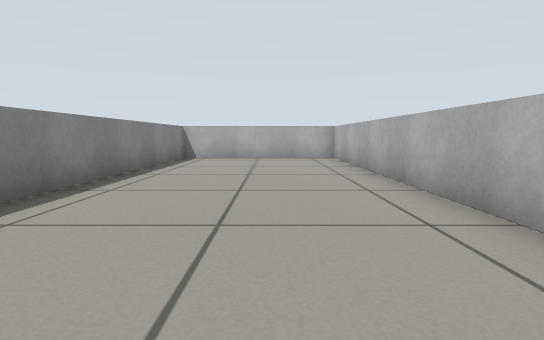
[1] (above)

19 first-person views from a walk through a Gazebo world. The camera is 0.42 m above the floor, tilts 6° down and sees 80° across. The floor is counted in squares, 0.5 m on a side. Each view is taken from the middle of a square. On the plan, view 1 faces up. The plan holds only what a view shows up to about 11 squares ahead; the rest is blank.

[2]
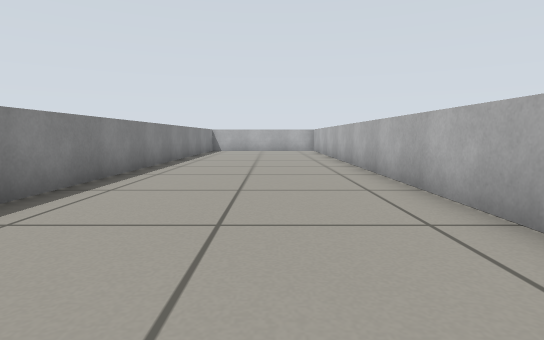

[3]
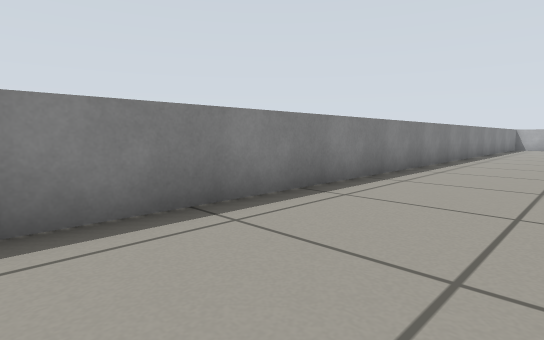

[4]
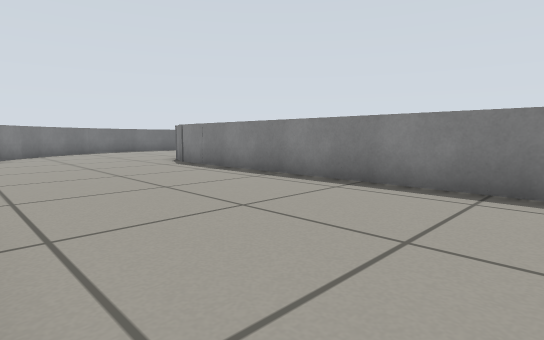

[5]
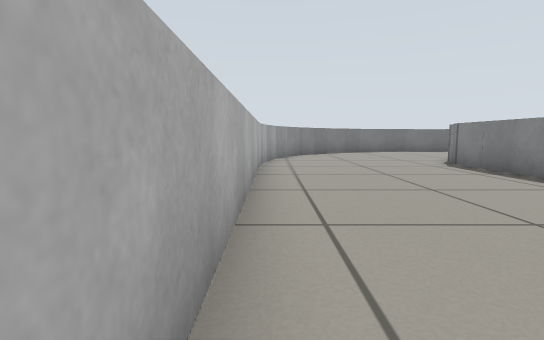

[6]
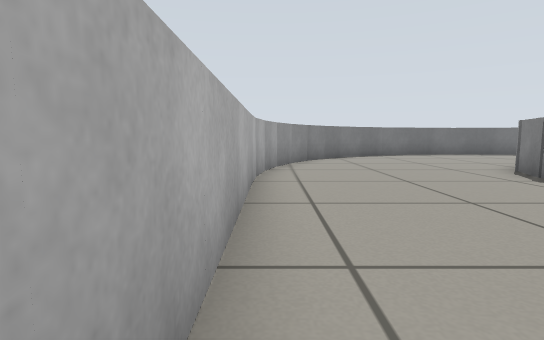

[7]
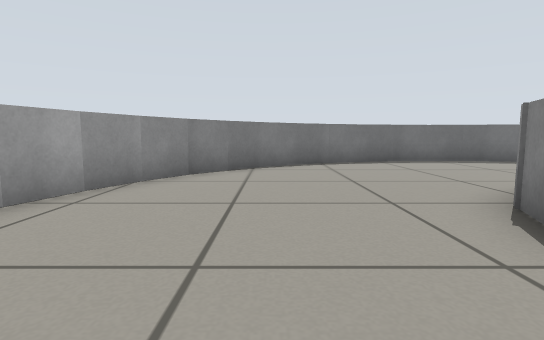

[8]
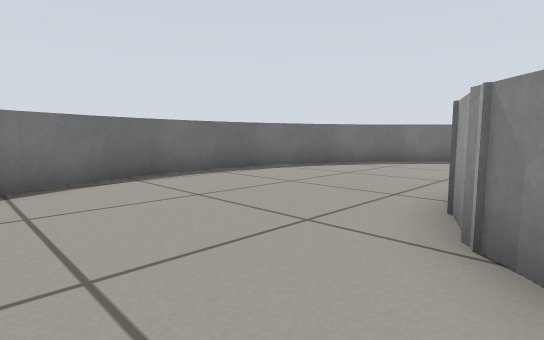

[9]
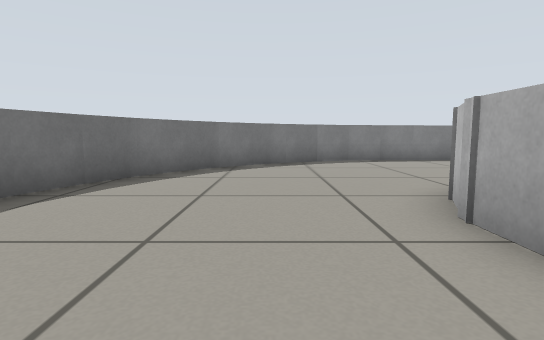

[10]
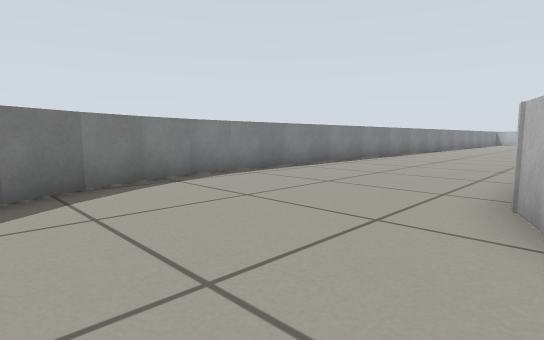

[11]
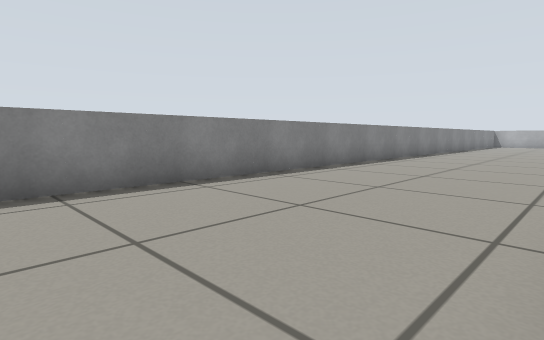

[12]
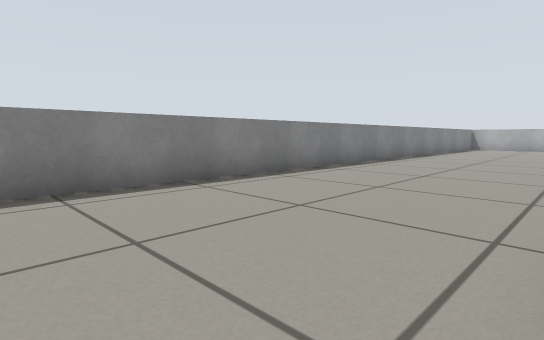

[13]
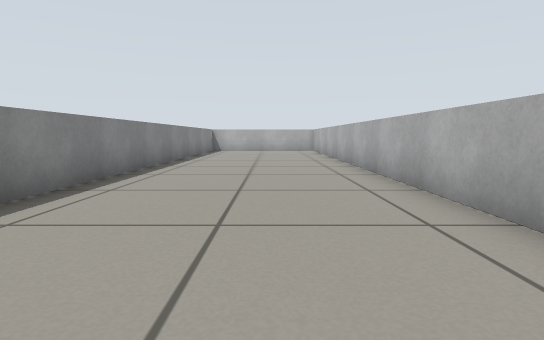

[14]
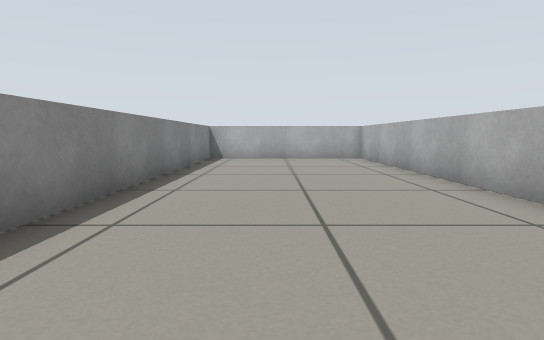

[15]
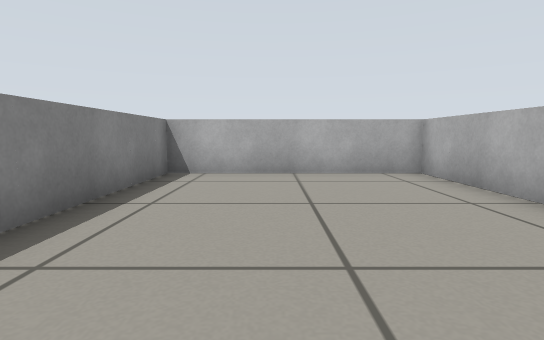

[16]
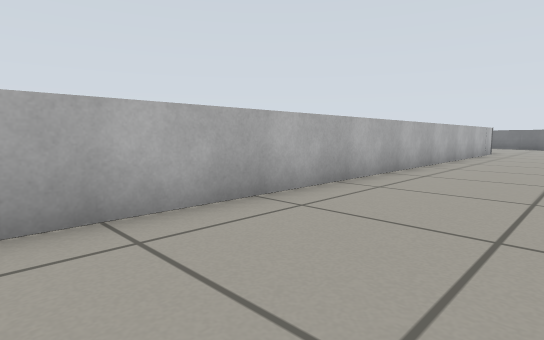

[17]
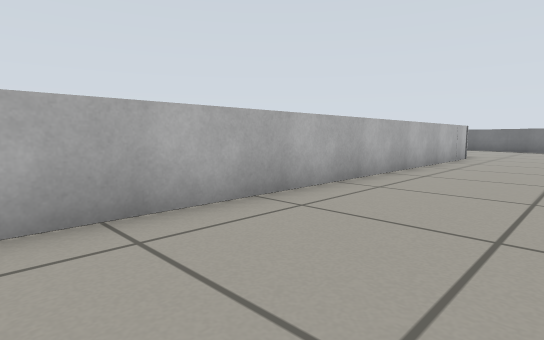

[18]
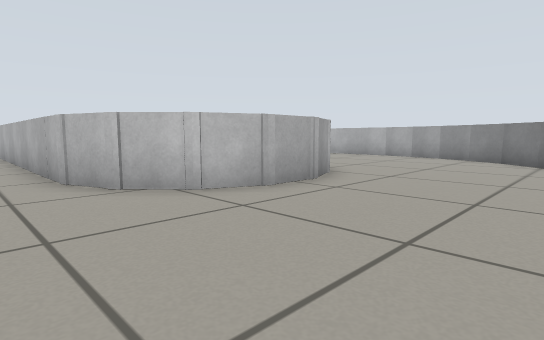

[19]
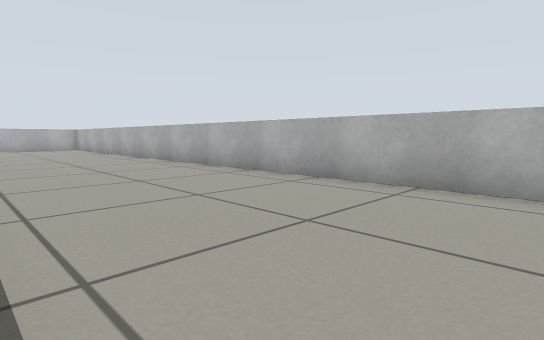

### Floor plan
Points are (right, up) in squares from view 1. A wall is a line through its corners. A room is listed if a view was taken in it or the views show most of it. See-through windows are left out.
Room 1 (views 1, 2, 3, 4, 5, 6, 7, 8, 9, 10, 11, 12, 13, 14, 15, 16, 17, 18, 19)
walls: (-9.7, -17.7) (-9.7, 12.2) (-15.3, 12.2) (-15.3, -18.3); (-3.3, -17.4) (-4, -18.9); (-15.3, -18.2) (-15, -19.4) (-14.6, -20.5); (-4.2, -19.1) (-4.8, -19.6) (-5.9, -20.1) (-7.2, -20.1) (-8.3, -19.6) (-9.2, -18.7) (-9.7, -17.3); (-14.7, -20.4) (-14, -21.7); (-14.1, -21.5) (-13.4, -22.6); (-13.4, -22.5) (-12.6, -23.4) (-11.7, -24.2); (2.4, -17.5) (2.4, 11); (2.2, -18.9) (2.3, -17.6); (-11.8, -24.1) (-10.6, -24.8); (1.8, -20) (2.2, -18.7); (-3.3, 11.1) (-3.3, -17.8); (-10.7, -24.8) (-9.6, -25.3); (-9.8, -25.2) (-8.4, -25.6); (-8.6, -25.6) (-7.2, -25.8); (-7.4, -25.8) (-6.2, -25.8) (-5, -25.7) (-3.8, -25.4); (-0.9, -23.8) (0.1, -22.9) (0.8, -22) (1.4, -21) (1.9, -19.9); (-1.8, -24.5) (-0.7, -23.7); (-2.8, -25) (-1.7, -24.4); (-3.9, -25.5) (-2.7, -25)

Where each view was taken, in squares from view 1:
view 1: 0 up, 0 right, facing up
view 2: 6 down, 0 right, facing up
view 3: 11 down, 0 right, facing up-left
view 4: 8 down, 2 right, facing down-left
view 5: 8 down, 2 right, facing down
view 6: 11 down, 2 right, facing down
view 7: 15 down, 1 left, facing down
view 8: 19 down, 2 left, facing down-left
view 9: 22 down, 4 left, facing left
view 10: 22 down, 9 left, facing up-left
view 11: 16 down, 10 left, facing up-left
view 12: 10 down, 10 left, facing up-left
view 13: 6 down, 12 left, facing up
view 14: 0 up, 13 left, facing up
view 15: 5 up, 13 left, facing up
view 16: 0 up, 13 left, facing down-right
view 17: 4 down, 13 left, facing down-right
view 18: 24 down, 11 left, facing up-right
view 19: 9 down, 3 left, facing up-right
